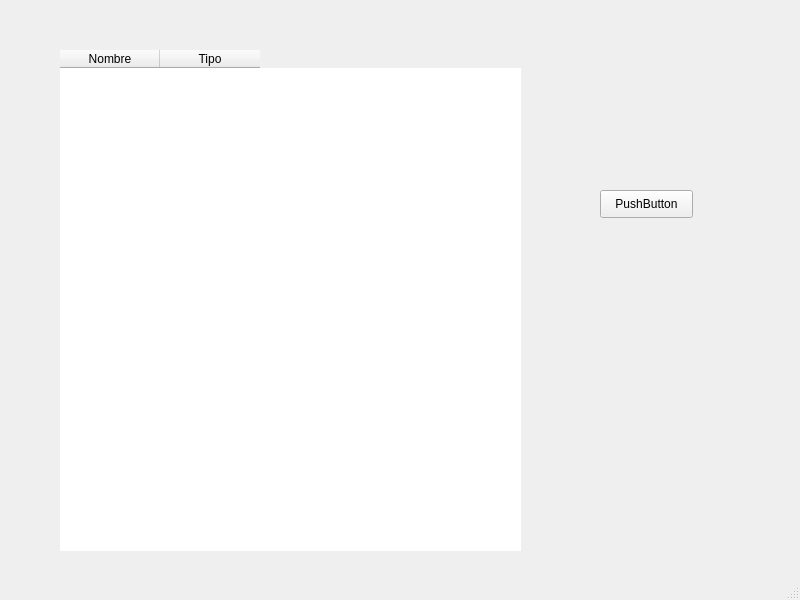
<?xml version="1.0" encoding="UTF-8"?>
<ui version="4.0">
 <class>MainWindow</class>
 <widget class="QMainWindow" name="MainWindow">
  <property name="geometry">
   <rect>
    <x>0</x>
    <y>0</y>
    <width>800</width>
    <height>600</height>
   </rect>
  </property>
  <property name="windowTitle">
   <string>MainWindow</string>
  </property>
  <widget class="QWidget" name="centralwidget">
   <widget class="QTableWidget" name="user_table">
    <property name="geometry">
     <rect>
      <x>60</x>
      <y>50</y>
      <width>461</width>
      <height>501</height>
     </rect>
    </property>
    <property name="styleSheet">
     <string notr="true">background-color: none;
border-radius: 15px;</string>
    </property>
    <property name="gridStyle">
     <enum>Qt::NoPen</enum>
    </property>
    <column>
     <property name="text">
      <string>Nombre</string>
     </property>
    </column>
    <column>
     <property name="text">
      <string>Tipo</string>
     </property>
    </column>
   </widget>
   <widget class="QPushButton" name="boton">
    <property name="geometry">
     <rect>
      <x>600</x>
      <y>190</y>
      <width>93</width>
      <height>28</height>
     </rect>
    </property>
    <property name="text">
     <string>PushButton</string>
    </property>
   </widget>
  </widget>
  <widget class="QStatusBar" name="statusbar"/>
 </widget>
 <resources/>
 <connections/>
</ui>
